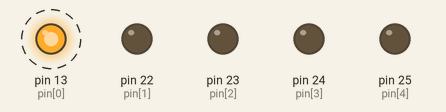
This sketch was run on a simulated Arduino Mega 2560, built with avr-gcc and run on an emulated ATmega2560. Shown: output pins drawn as LEDs (lit = HIGH). Dashed ring = blinking.

Above: at 11.52 s.
Timing chart, 0 to 14.5 s (numbered marks = the images above):
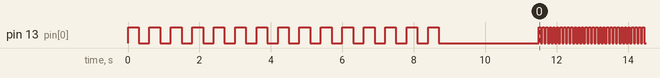

Measured:
- by itself, pin 13 (pin[0]): goes 14 × (LOW 0.30 s, HIGH 0.30 s), LOW 2.8 s, 29 × (HIGH 0.05 s, LOW 0.05 s), HIGH 0.05 s, then LOW

The sketch:

ventilador_primeira_noite.ino
```cpp
int pin[5] = {13,22,23,24,25};
int cnt;
float TEMPOON;
float TEMPOOFF;
float umminuto = 60000; // Um minuto


void setup() {
  for(cnt = 0; cnt < 5; cnt++) {
    pinMode(pin[cnt], OUTPUT);
  }
  TEMPOON = 8 * umminuto;
  TEMPOOFF = 22 * umminuto;

  // Blink Led before start
  blink(pin[0], 15, 600);
  delay(2500);

  for(cnt = 0; cnt < 5; cnt++)
    digitalWrite(pin[cnt], LOW); // desliga tudo
}

void loop() {
  // Liga ventilador
  blink(pin[0], 30, 100);
  digitalWrite(pin[3], LOW);
  delay(TEMPOON);


  // Desliga Ventilador
  blink(pin[0], 5, 100);
  digitalWrite(pin[3], HIGH);
  delay(TEMPOOFF);
}

//  blinks an LED
void blink(int whatPin, int howManyTimes, int milliSecs) {
  int i = 0;
  for ( i = 0; i < howManyTimes; i++) {
    digitalWrite(whatPin, HIGH);
    delay(milliSecs/2);
    digitalWrite(whatPin, LOW);
    delay(milliSecs/2);
  }
}
```
